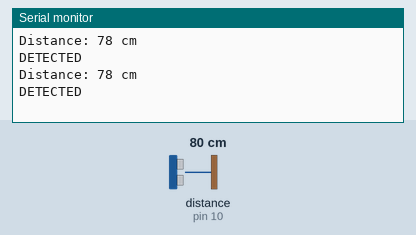
Simulated run of this sketch. Board: Arduino Uno, built with avr-gcc and run on an emulated ATmega328P. Shown: the last lines printed to the serial monitor. Wiring (inferred from the names in the program): ultrasonic range finder: trigger pin 9; echo pin 10. Inputs (shaded band) come from the test bench; at power-on: distance to the obstacle (sensor on pin 10) 80 cm. The echo pulse lasts 58.3 µs per cm.

Above: at 5.8 s.
5.9 s: distance to the obstacle (sensor on pin 10) set to 2 cm
At 10.9 s:
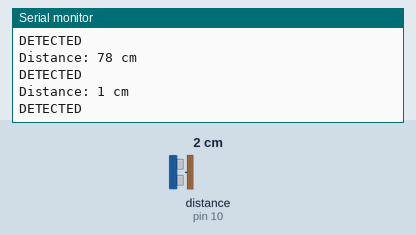
11.9 s: distance to the obstacle (sensor on pin 10) set to 4 cm
At 16.5 s:
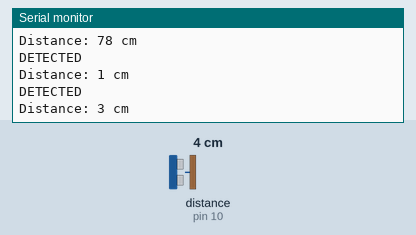
Timing chart, 0 to 18.0 s (numbered marks = the images above; inputs shaded):
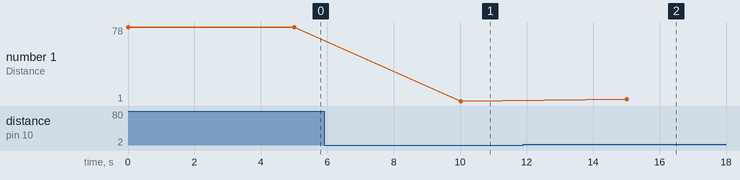

The sketch:

UltrasonicSensor_NeedAdjustDistance.ino
```cpp
const int trigPin = 9;
const int echoPin = 10;
const int thresholdDistance = 100; // cm

unsigned long lastDetectionTime = 0;
bool personDetected = false;

void setup() {
  pinMode(trigPin, OUTPUT);
  pinMode(echoPin, INPUT);
  Serial.begin(9600);
}

long measureDistance() {
  digitalWrite(trigPin, LOW);
  delayMicroseconds(2);
  digitalWrite(trigPin, HIGH);
  delayMicroseconds(10);
  digitalWrite(trigPin, LOW);

  long duration = pulseIn(echoPin, HIGH, 20000); // 最多等 20ms
  if (duration == 0) return -1; // 超时没测到
  return duration * 0.034 / 2;
}

void loop() {
  long distance = measureDistance();
  unsigned long now = millis();

  // 打印距离
  if (distance > 0) {
    Serial.print("Distance: ");
    Serial.print(distance);
    Serial.println(" cm");
  } else {
    Serial.println("Distance: Out of range");
  }

  // 判断是否有人靠近
  if (distance > 0 && distance < thresholdDistance) {
    if (!personDetected || now - lastDetectionTime > 5000) {
      Serial.println("DETECTED");
      lastDetectionTime = now;
      personDetected = true;
    }
    delay(5000); // 有人 → 延迟检测
  } else {
    personDetected = false;
    delay(300); // 没人 → 加快检测频率
  }
}
```

Measured:
- after the input at 5.9 s, the serial monitor: prints a new line after 4.1 s (image 1)
- after the input at 11.9 s, the serial monitor: prints a new line after 3.1 s (image 2)
- plotted number 1: 78 → 1 after the input at 5.9 s, 1 → 3 after the input at 11.9 s
